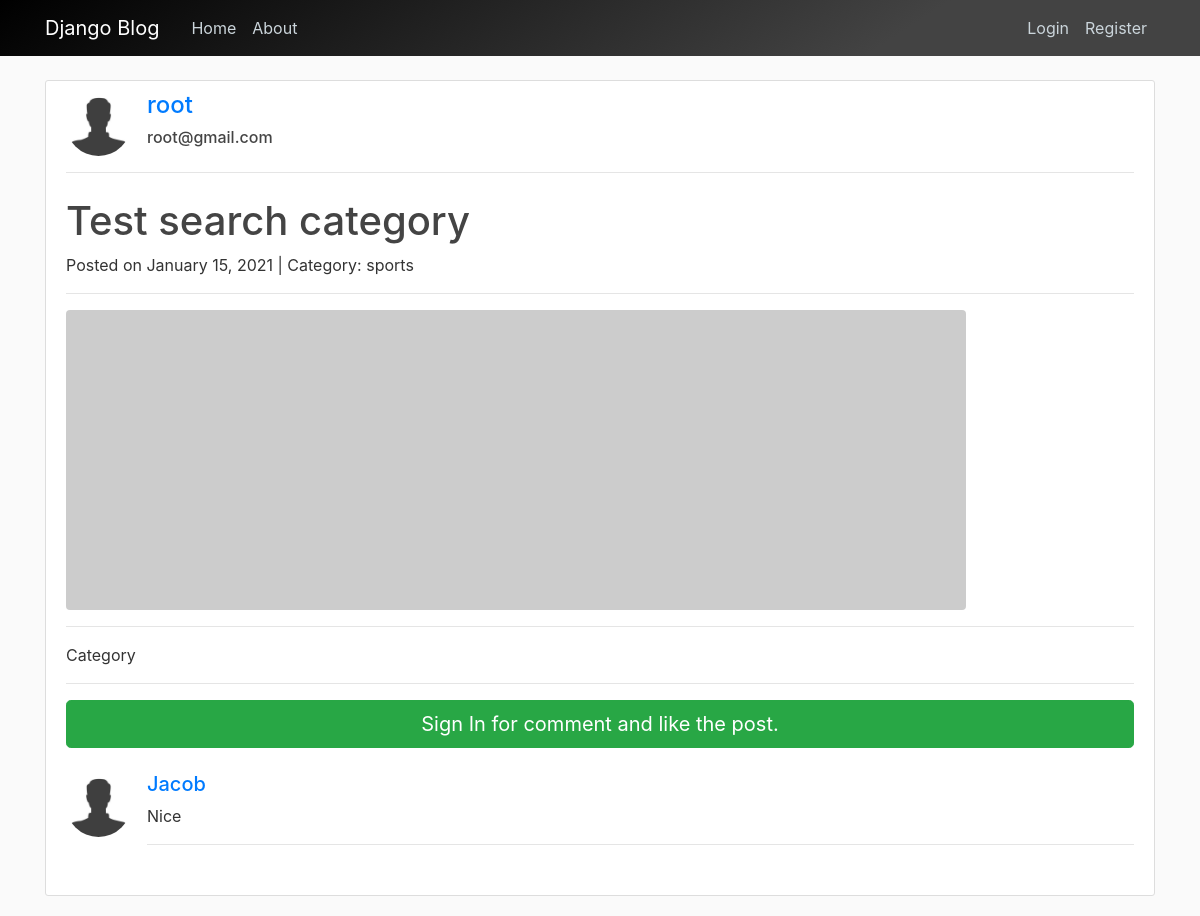
/post/27/, run on the app's committed database.
### blog/models.py (models this page shows, shortened)
class Post(models.Model):
    author = models.ForeignKey(
        settings.AUTH_USER_MODEL, on_delete=models.CASCADE)
    title = models.CharField(max_length=100)
    content = models.TextField()
    liked = models.ManyToManyField(
        settings.AUTH_USER_MODEL, blank=True, related_name='liked')
    date_posted = models.DateTimeField(default=timezone.now)
    category = models.CharField(max_length=100, default='uncategorized')
    objects = PostManager()
    class Meta:
        ordering = ('-date_posted', )

class Comment(models.Model):
    post = models.ForeignKey(
        Post, related_name='comments', on_delete=models.CASCADE)
    author = models.ForeignKey(
        settings.AUTH_USER_MODEL, on_delete=models.CASCADE)
    text = models.TextField()
    created_date = models.DateTimeField(default=timezone.now)
    approved_comment = models.BooleanField(default=True)

### users/models.py (models this page shows, shortened)
class Profile(models.Model):
    user = models.OneToOneField(User, on_delete=models.CASCADE)
    image = models.ImageField(default='default.jpg', upload_to='profile_pics')

### blog/views.py (the view)
# urls.py: path('post/<int:pk>/', PostDetailView.as_view(), name='post_detail'),
class PostDetailView(DetailView):
    model = Post

### blog/templates/blog/post_detail.html (shortened to what this page needs)
{% extends "blog/base.html" %}
{% load crispy_forms_tags %}
{% block content %}
<div class="content-section">
    <div class="media">
        <img class="d-flex mr-3 rounded-circle article-img" src="{{ object.author.profile.image.url }}" alt="">
        <div class="media-body">
            <h4 class="mt-0"><a href="{% url 'user_posts' object.author.username %}">{{ object.author }}</a></h4>
            <h6 class="mt-0">{{ object.author.email }}</h6>
        </div>
    </div>
    <hr>
    <div>
        <h1 class="mt-4">{{object.title}}</h1>
        <p>
            Posted on {{ object.date_posted|date:"F d, Y" }}
            | Category: {{ post.category}}
        </p>
    </div>
    <hr>
    <img class="img-fluid rounded" src="http://placehold.it/900x300" alt="">
    <hr>
    <p class="lead">{{ object.content|safe|linebreaks }}</p>
    <hr>
    {% if user.is_authenticated %}
    <div class="card my-4">
        <h5 class="card-header">Leave a Comment:</h5>
        <div class="card-body">
            <form method="POST" action="{% url 'add_comment' object.id %}">
                {% csrf_token %}
                <div class="form-group">
                    <textarea class="form-control" name="text" rows="3" required></textarea>
                    <input type="hidden" name="user_id" value="{{user.id}}">
                </div>
                <button class="btn btn-primary" type="submit">Comment</button>
            </form>
        </div>
    </div>
    {% else %}
    <a href="{% url 'login' %}" class="btn btn-success btn-lg btn-block mb-4">
        Sign In for comment and like the post.
    </a>
    {% endif %}
    {% for comment in post.comments.all %}
    {% if comment.approved_comment %}
    <div class="media mb-4">
        <img class="d-flex mr-3 rounded-circle article-img" src="{{ comment.author.profile.image.url }}" alt="">
        <div class="media-body">
            <h5 class="mt-0"><a href="{% url 'user_posts' comment.author.username %}">{{ comment.author }}</a></h5>
            {{ comment.text|linebreaks }}
            <hr>
        </div>
    </div>
    {% else %}
    <div class="alert alert-secondary" role="alert">
        No Comment has been posted.
    </div>
    {% endif %}
    {% endfor %}
</div>
{% endblock content %}

### web/static/css/main.css (style rules this page uses)
body { background: #fafafa; color: #333333; margin-top: 5rem; }
h1, h2, h3, h4, h5, h6 { color: #444444; }
.content-section { background: #ffffff; padding: 10px 20px; border: 1px solid #dddddd; border-radius: 3px; margin-bottom: 20px; }
.article-img { height: 65px; width: 65px; margin-right: 16px; }

### data on the page
Post: author.profile.image (placeholder picture), author "root", author.email "root@gmail.com", title "Test search category", date_posted "January 15, 2021", category "sports", content "Category"
Comment: author.profile.image (placeholder picture), author "Jacob", text "Nice"
